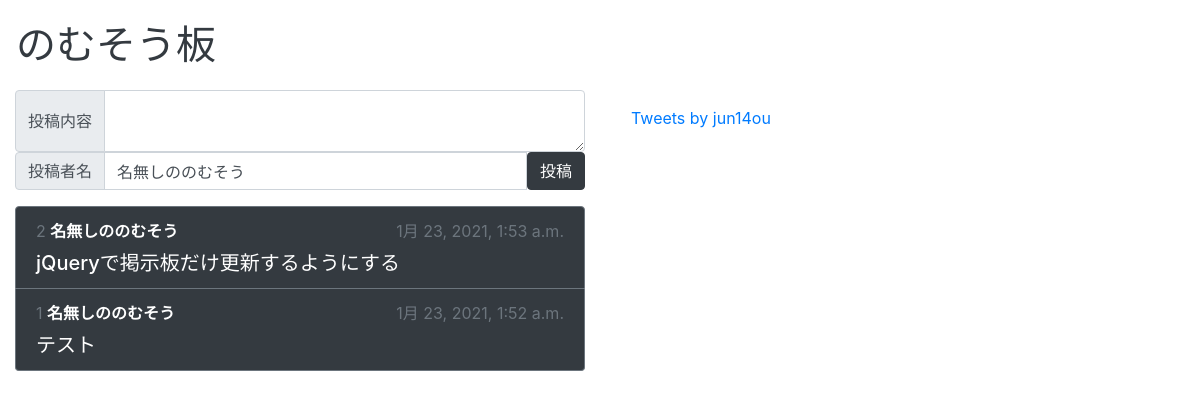
Screenshot of /nichan/ with the database file from the repository.
### nichan/models.py (models this page shows, shortened)
class Comment(models.Model):
    text = models.CharField(max_length=200)
    name = models.CharField(max_length=20)
    pub_date = models.DateTimeField(default=timezone.now)

### nichan/views.py (the view)
# urls.py: path("", views.index, name="index"),
def index(request):
    text_list = Comment.objects.all().order_by('-pub_date')
    context = {'text_list': text_list}
    return render(request, "nichan/index.html", context)

### nichan/templates/nichan/index.html (shortened to what this page needs)
{% load static %}
<!DOCTYPE html>
<html>
<head>
    <link rel="stylesheet" href="{% static 'nichan/css/bootstrap.css'%}">
    <link rel="stylesheet" href="{% static 'nichan/css/fontsize.css'%}">
</head>
<body>
    <div class="m-3">
        <a class="navbar-brand" href="#">
            <span class="h1 text-dark">のむそう板</span>
        </a>
    </div>
    <div class="container-fluid">
        <div class="row">
            <div class="col-xs-6 col-lg-6">
                <form action="{% url 'nichan:post' %}" method="POST">
                    <div class="input-group">
                        <div class="input-group-prepend">
                            <span class="input-group-text">投稿内容</span>
                        </div>
                        <textarea name="text" class="form-control" aria-label="With textarea"></textarea>
                    </div>
                    <div class="input-group mb-3">
                        <div class="input-group-prepend">
                            <span class="input-group-text" id="basic-addon1">投稿者名</span>
                        </div>
                        <input type="search" name="name" class="form-control" value="名無しののむそう" aria-label="Username"
                            aria-describedby="basic-addon1">
                        <button type="submit" class="btn btn-dark">投稿</button>
                    </div>
                </form>
                <div>
                    {% if text_list %}
                    <ul class="list-group">
                        {% for t in text_list %}
                        <li class="list-group-item bg-dark text-white border-bottom border-secondary">
                            <div class="mb-2">
                                <span class="text-muted">{{t.id}}</span>
                                <span class="font-weight-bold text-white">{{ t.name }}</span>
                                <span class="text-muted float-right">{{t.pub_date}}</span>
                            </div>
                            <div>
                                <span class="h5">{{t.text}}</span>
                            </div>
                        </li>
                        {% endfor %}
                    </ul>
                    {% else %}
                    <p>No comments yet</p>
                    {% endif %}
                </div>
            </div>
            <div class="col-xs-6 col-lg-6">
                <div class="m-3" id="twitter">
                    <a class="twitter-timeline" href="https://twitter.com/jun14ou?ref_src=twsrc%5Etfw">Tweets by
                        jun14ou</a>
                </div>
            </div>
        </div>
    </div>
</body>
</html>

### rows the page displays
Comment: id "2", name "名無しののむそう", pub_date "1月 23, 2021, 1:53 a.m.", text "jQueryで掲示板だけ更新するようにする"
Comment: id "1", name "名無しののむそう", pub_date "1月 23, 2021, 1:52 a.m.", text "テスト"
